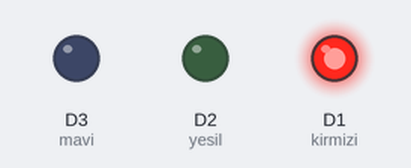
A sketch run on a simulated ESP8266 (NodeMCU). Shown: output pins drawn as LEDs (lit = HIGH).

Above: at 0.5 s.
At 2.5 s:
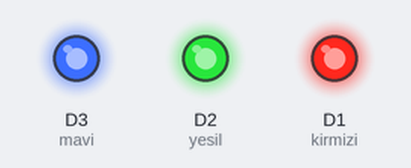
At 3.5 s:
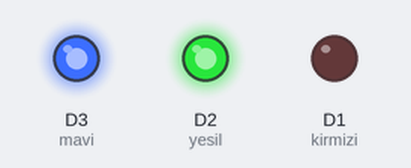
At 4.5 s:
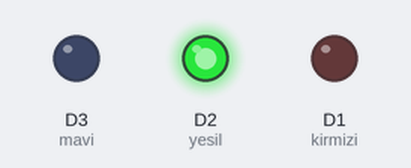
At 5.5 s:
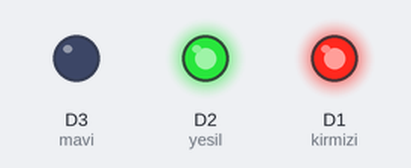
At 8.5 s:
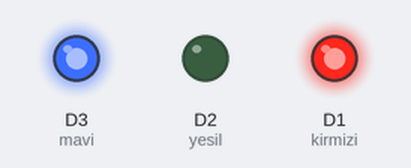
Timing chart, 0 to 9.1 s (numbered marks = the images above):
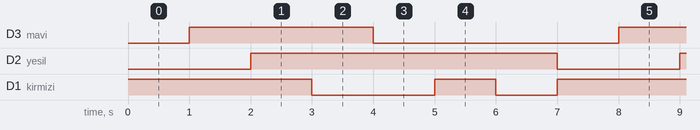

Measured:
- by itself, D3 (mavi): alternates HIGH for 3.0 s and LOW for 4.0 s
- by itself, D2 (yesil): alternates HIGH for 5.0 s and LOW for 2.0 s
- by itself, D1 (kirmizi): repeats every 7.0 s: LOW 2.0 s, HIGH 1.0 s, LOW 1.0 s, HIGH 3.0 s

The sketch:

RGB_8_Renk.ino
```cpp
// D1, D2, D3 Kismi calismazsa 1, 2, 3 ile degistirin
const int kirmizi = D1;
const int yesil = D2;
const int mavi = D3;


void setup() {
  pinMode(kirmizi, OUTPUT);
  pinMode(yesil, OUTPUT);
  pinMode(mavi, OUTPUT);
}

void loop() {
  digitalWrite(kirmizi, HIGH);
  delay(1000);
  digitalWrite(mavi, HIGH);
  delay(1000);
  digitalWrite(yesil, HIGH);
  delay(1000);
  digitalWrite(kirmizi, LOW);
  delay(1000);
  digitalWrite(mavi, LOW);
  delay(1000);
  digitalWrite(kirmizi, HIGH);
  delay(1000);
  digitalWrite(kirmizi, LOW);
  delay(1000);
  digitalWrite(yesil, LOW);
  }
```
